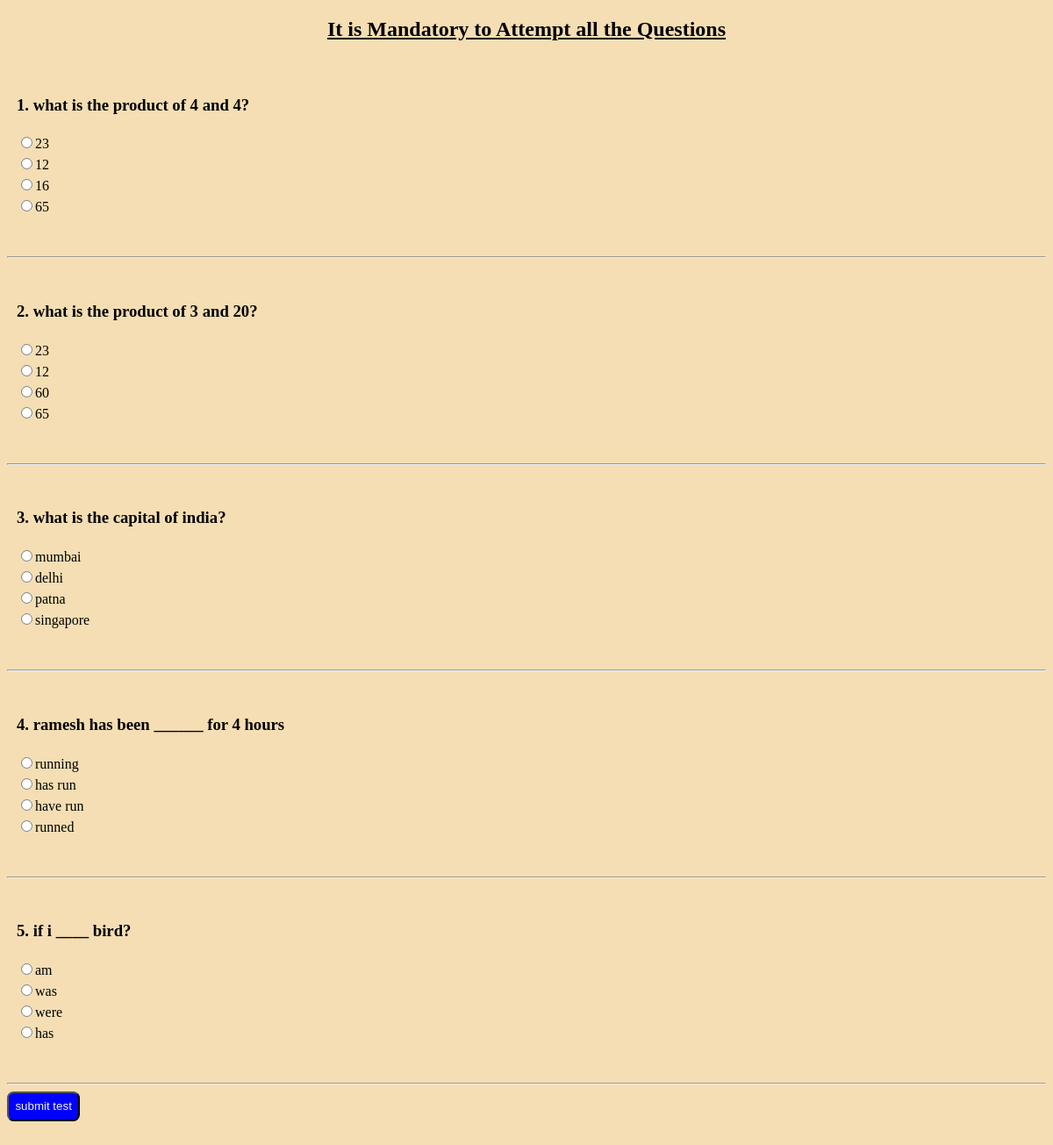
/testapp/testpaper/ (signed in), run on the app's committed database.
### testapp/models.py (models this page shows, shortened)
class question(models.Model):
    qno=models.IntegerField(null=True)
    question=models.CharField(null=True,max_length=100)
    optiona=models.CharField(null=True,max_length=50)
    optionb=models.CharField(null=True,max_length=50)
    optionc=models.CharField(null=True,max_length=50)
    optiond=models.CharField(null=True,max_length=50)
    answer=models.CharField(null=True,max_length=50)

### testapp/views.py (the view)
# urls.py: path('testpaper/',testpaper),
def testpaper(request):
    if request.session.has_key('username'):
        s=set()
        while(len(s)<5):
            s.add(random.randint(1,20))
        que=[]
        for index in s:
            que.append(question.objects.all()[index])
        data={'ques':que}
        res=render(request,'testapp/testpaper.html',data)
        return res
    else:
        res=HttpResponse('http://localhost:8000/testapp/loginpage/')
        return res

### templates/testapp/testpaper.html (shortened to what this page needs)
<!DOCTYPE html>
{% load static %}
<html lang="en">
<head>
    <link rel="stylesheet" href="{% static 'css/testpaper.css' %}">
</head>
<body id="body">
    <form action="http://localhost:8000/testapp/answercheck/" method="POST">
        <h2 style="text-align: center; text-decoration: underline;">It is Mandatory to Attempt all the Questions</h2>
        <div class="ravi">
        <table>
            <div id="table">
                <tr>
                   <td class="que">
                      <h3>1. {{ques.0.question}}</h3>
                   </td>
                </tr>
                <tr>
                    <td>
                        <input type="radio" name="0option" value="{{ques.0.optiona}}">{{ques.0.optiona}}
                    </td>
                </tr>
            <tr>
                <td>
                    <input type="radio" name="0option" value="{{ques.0.optionb}}">{{ques.0.optionb}}
                </td>
            </tr>
        <tr>
            <td>
                <input type="radio" name="0option" value="{{ques.0.optionc}}">{{ques.0.optionc}}
            </td>
        </tr>
    <tr>
        <td>
            <input type="radio" name="0option" value="{{ques.0.optiond}}">{{ques.0.optiond}}
        </td>
    </tr>
    <tr>
        <td>
        </td>
    </tr>
     </div>
     <br>
     <br>
   </table>
        </div>
        <hr>
     <div class="ravi">
   <table>
    <tr>
       <td class="que">
         <h3>2. {{ques.1.question}}</h3>
       </td>
    </tr>
    <tr>
        <td>
            <input type="radio" name="1option" value="{{ques.1.optiona}}">{{ques.1.optiona}}
        </td>
    </tr>
<tr>
    <td>
        <input type="radio" name="1option" value="{{ques.1.optionb}}">{{ques.1.optionb}}
    </td>
</tr>
<tr>
<td>
    <input type="radio" name="1option" value="{{ques.1.optionc}}">{{ques.1.optionc}}
</td>
</tr>
<tr>
<td>
<input type="radio" name="1option" value="{{ques.1.optiond}}">{{ques.1.optiond}}
</td>
</tr>
<tr>
<td>
</td>
</tr>
<br>
<br>
</table>
     </div>
     <hr>
<div class="ravi">
<table>
    <tr>
       <td class="que">
          <h3>3. {{ques.2.question}}</h3>
       </td>
    </tr>
    <tr>
        <td>
            <input type="radio" name="2option" value="{{ques.2.optiona}}">{{ques.2.optiona}}
        </td>
    </tr>
<tr>
    <td>
        <input type="radio" name="2option" value="{{ques.2.optionb}}">{{ques.2.optionb}}
    </td>
</tr>
<tr>
<td>
    <input type="radio" name="2option" value="{{ques.2.optionc}}">{{ques.2.optionc}}
</td>
</tr>
<tr>
<td>
<input type="radio" name="2option" value="{{ques.2.optiond}}">{{ques.2.optiond}}
</td>
</tr>
<tr>
<td>
</td>
</tr>
<br>
<br>
</table>
</div>
<hr>
<div class="ravi">
<table>
    <tr>
       <td class="que">
          <h3>4. {{ques.3.question}}</h3>
       </td>
    </tr>
    <tr>
        <td>
            <input type="radio" name="3option" value="{{ques.3.optiona}}">{{ques.3.optiona}}
        </td>
    </tr>
<tr>
    <td>
        <input type="radio" name="3option" value="{{ques.3.optionb}}">{{ques.3.optionb}}
    </td>
</tr>
<tr>
<td>
    <input type="radio" name="3option" value="{{ques.3.optionc}}">{{ques.3.optionc}}
</td>
</tr>
<tr>
<td>
<input type="radio" name="3option" value="{{ques.3.optiond}}">{{ques.3.optiond}}
</td>
</tr>
<tr>
<td>
</td>
</tr>
<br>
<br>
</table>
</div>
<hr style="color: red;">
<div class="ravi">
<table>
    <tr>
       <td class="que">
          <h3> 5. {{ques.4.question}}</h3>
       </td>
    </tr>
    <tr>
        <td>
            <input type="radio" name="4option" value="{{ques.4.optiona}}">{{ques.4.optiona}}
        </td>
    </tr>
<tr>
    <td>
        <input type="radio" name="4option" value="{{ques.4.optionb}}">{{ques.4.optionb}}
    </td>
</tr>
<tr>
<td>
    <input type="radio" name="4option" value="{{ques.4.optionc}}">{{ques.4.optionc}}
</td>
</tr>
<tr>
<td>
<input type="radio" name="4option" value="{{ques.4.optiond}}">{{ques.4.optiond}}
</td>
</tr>
<tr>
<td>
</td>
</tr>
 </div>
<br>
<br>
<hr>
     <input id="sub" type="submit" value="submit test">
 </form>
 <br><br>
</body>
</html>

### ONLINETESTING/static/css/testpaper.css (style rules this page uses)
.que { font-weight: bold; }
.ravi { position: relative; bottom: 3ch; padding: 1ch; }
#body { background-color:wheat; }
#sub { padding: 1ch; border-radius: 1ch; background-color: blue; color: aliceblue; }

### data on the page
question: question "what is the product of 4 and 4?", optiona "23", optionb "12", optionc "16", optiond "65"
question: question "what is the product of 3 and 20?", optiona "23", optionb "12", optionc "60", optiond "65"
question: question "what is the capital of india?", optiona "mumbai", optionb "delhi", optionc "patna", optiond "singapore"
question: question "ramesh has been ______ for 4 hours", optiona "running", optionb "has run", optionc "have run", optiond "runned"
question: question "if i ____ bird?", optiona "am", optionb "was", optionc "were", optiond "has"
